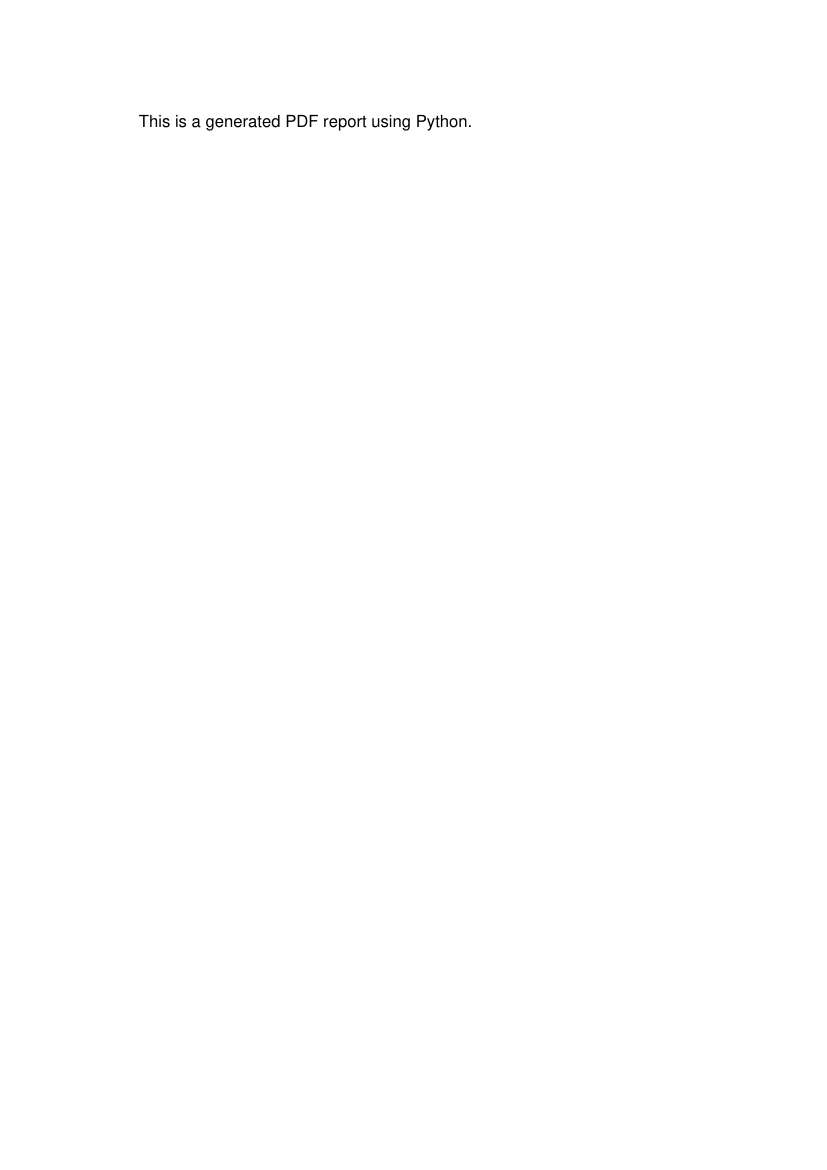

The script that saved this image:
from reportlab.pdfgen import canvas

c = canvas.Canvas("generate_report.pdf")
c.drawString(100, 750, "This is a generated PDF report using Python.")
c.save()